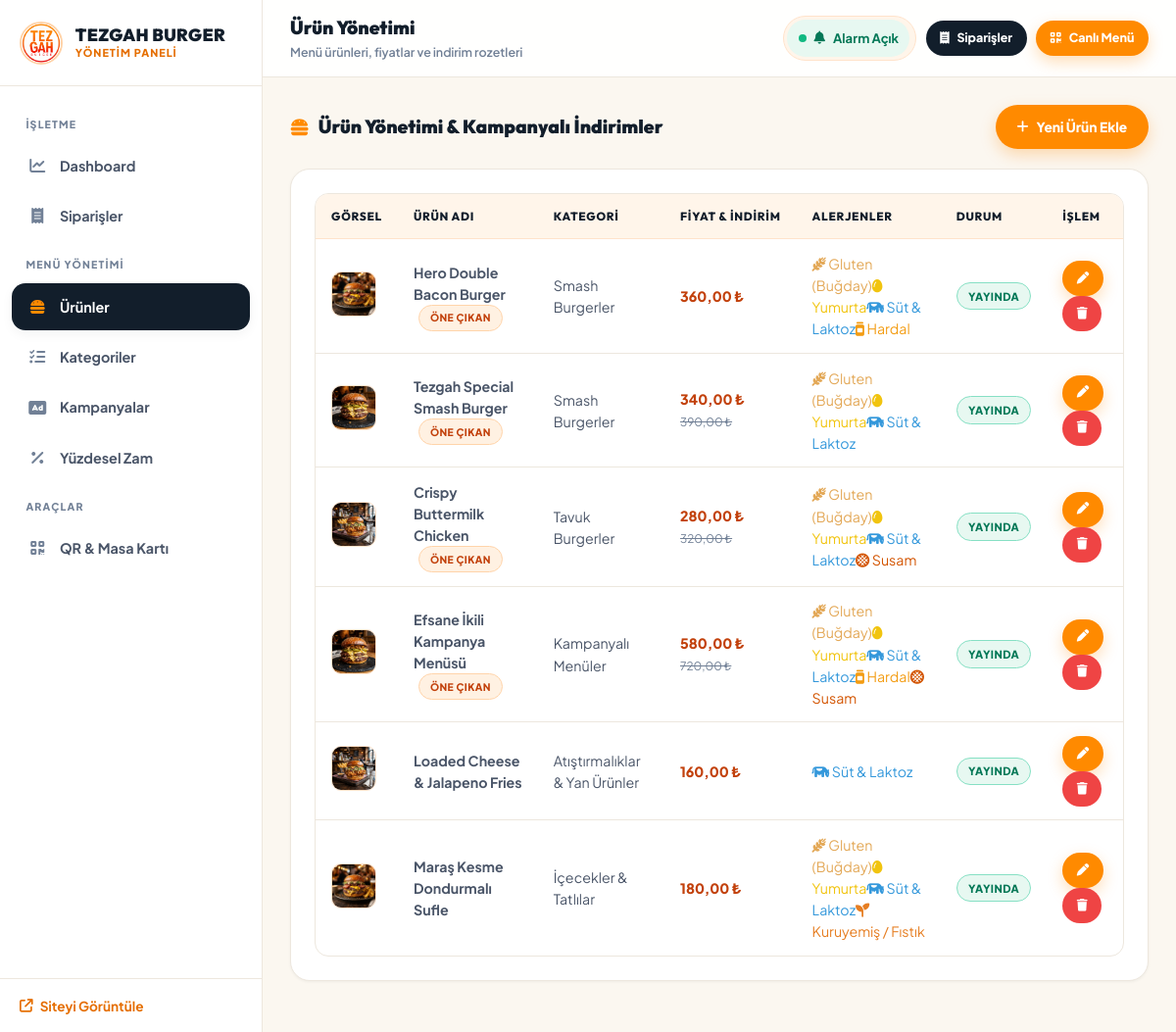
/admin/products.php, run on the app's committed database.
### tables this page shows
CREATE TABLE IF NOT EXISTS products (
    id INT AUTO_INCREMENT PRIMARY KEY,
    category_id INT NOT NULL,
    name VARCHAR(150) NOT NULL,
    slug VARCHAR(150) NOT NULL,
    description TEXT,
    price DECIMAL(10,2) NOT NULL,
    original_price DECIMAL(10,2) DEFAULT NULL,
    image VARCHAR(255) DEFAULT NULL,
    allergens VARCHAR(255) DEFAULT '',  
    spiciness TINYINT DEFAULT 0,  
    calories INT DEFAULT NULL,
    is_active TINYINT(1) DEFAULT 1,
    is_featured TINYINT(1) DEFAULT 0,
    created_at DATETIME DEFAULT CURRENT_TIMESTAMP,
    FOREIGN KEY (category_id) REFERENCES categories(id) ON DELETE CASCADE
);

CREATE TABLE IF NOT EXISTS categories (
    id INT AUTO_INCREMENT PRIMARY KEY,
    name VARCHAR(100) NOT NULL,
    slug VARCHAR(100) NOT NULL UNIQUE,
    icon VARCHAR(50) DEFAULT 'fa-burger',
    sort_order INT DEFAULT 0,
    is_active TINYINT(1) DEFAULT 1
);

### admin/products.php (the view, shortened to what this page needs)
<?php
require_once __DIR__ . '/inc/header.php';
$categories = getCategories(false);
$allergens_list = getAllergensList();
$action = isset($_GET['action']) ? $_GET['action'] : 'list';
$editing_product = null;
$products = getProducts(null, false);
?>
<div class="card-header-flex">
    <h2 class="card-title"><i class="fa-solid fa-burger"></i> Ürün Yönetimi & Kampanyalı İndirimler</h2>
    <?php if ($action === 'list'): ?>
        <a href="products.php?action=new" class="btn btn-primary"><i class="fa-solid fa-plus"></i> Yeni Ürün Ekle</a>
    <?php else: ?>
        <a href="products.php" class="btn btn-ghost"><i class="fa-solid fa-arrow-left"></i> Listeye Dön</a>
    <?php endif; ?>
</div>
<?php if ($action === 'new' || $action === 'edit'): ?>
    <div class="admin-card">
        <h3 style="font-family: var(--font-heading); margin-bottom: 1.25rem; color: var(--gold-accent);">
            <?= $editing_product ? 'Ürünü Düzenle' : 'Yeni Ürün Oluştur' ?>
        </h3>
        <form action="products.php" method="POST" enctype="multipart/form-data">
            <input type="hidden" name="id" value="<?= $editing_product['id'] ?? 0 ?>">
            <input type="hidden" name="existing_image" value="<?= htmlspecialchars($editing_product['image'] ?? 'assets/images/food/tezgah_hero_burger_1786727437034.jpg') ?>">
            <div class="form-grid">
                <div class="form-group">
                    <label class="form-label">Kategori *</label>
                    <select name="category_id" class="form-control" required>
                        <?php foreach ($categories as $cat): ?>
                            <option value="<?= $cat['id'] ?>" <?= ($editing_product['category_id'] ?? 0) == $cat['id'] ? 'selected' : '' ?>>
                                <?= htmlspecialchars($cat['name']) ?>
                            </option>
                        <?php endforeach; ?>
                    </select>
                </div>
                <div class="form-group">
                    <label class="form-label">Ürün Adı *</label>
                    <input type="text" name="name" class="form-control" value="<?= htmlspecialchars($editing_product['name'] ?? '') ?>" required placeholder="örn: Tezgah Special Double Smash Burger">
                </div>
                <div class="form-group">
                    <label class="form-label">Satış Fiyatı (₺) *</label>
                    <input type="number" step="0.01" name="price" class="form-control" value="<?= $editing_product['price'] ?? '' ?>" required placeholder="340.00">
                </div>
                <div class="form-group">
                    <label class="form-label">Önceki / İndirimsiz Fiyat (Üstü Çizili)</label>
                    <input type="number" step="0.01" name="original_price" class="form-control" value="<?= $editing_product['original_price'] ?? '' ?>" placeholder="400.00 (Opsiyonel)">
                </div>
                <div class="form-group">
                    <label class="form-label">Kampanya / Damping İndirim Rozeti</label>
                    <input type="text" name="discount_tag" class="form-control" value="<?= htmlspecialchars($editing_product['discount_tag'] ?? '') ?>" placeholder="örn: %15 DAMPİNG veya FIRSAT">
                </div>
            </div>
            <div class="form-group">
                <label class="form-label">Açıklama & İçindekiler</label>
                <textarea name="description" class="form-control" rows="3" placeholder="200gr Dana Kaburga, Karamelize Soğan, Cheddar..."><?= htmlspecialchars($editing_product['description'] ?? '') ?></textarea>
            </div>
            <div class="form-grid">
                <div class="form-group">
                    <label class="form-label">Ürün Görseli</label>
                    <input type="file" name="image" class="form-control" accept="image/*">
                </div>
                <div class="form-group">
                    <label class="form-label">Kalori (kcal)</label>
                    <input type="number" name="calories" class="form-control" value="<?= $editing_product['calories'] ?? '' ?>" placeholder="850">
                </div>
                <div class="form-group">
                    <label class="form-label">Acılık Seviyesi</label>
                    <select name="spiciness" class="form-control">
                        <option value="0" <?= ($editing_product['spiciness'] ?? 0) == 0 ? 'selected' : '' ?>>Tatlı / Acısız</option>
                        <option value="1" <?= ($editing_product['spiciness'] ?? 0) == 1 ? 'selected' : '' ?>>Hafif Acılı</option>
                        <option value="2" <?= ($editing_product['spiciness'] ?? 0) == 2 ? 'selected' : '' ?>>Orta Acılı</option>
                        <option value="3" <?= ($editing_product['spiciness'] ?? 0) == 3 ? 'selected' : '' ?>>Çok Acı (Jalapeno/Habanero)</option>
                    </select>
                </div>
            </div>
            <div class="form-group">
                <label class="form-label" style="color: var(--copper-primary);"><i class="fa-solid fa-triangle-exclamation"></i> Alerjen Uyarıları</label>
                <div class="check-grid">
                    <?php
                    $selected_allergens = explode(',', $editing_product['allergens'] ?? '');
                    foreach ($allergens_list as $key => $al):
                    ?>
                        <label class="check-row" style="font-size: 0.85rem;">
                            <input type="checkbox" name="allergens[]" value="<?= $key ?>" <?= in_array($key, $selected_allergens) ? 'checked' : '' ?>>
                            <i class="fa-solid <?= $al['icon'] ?>" style="color: <?= $al['color'] ?>;"></i> <?= $al['name'] ?>
                        </label>
                    <?php endforeach; ?>
                </div>
            </div>
            <div style="display: flex; gap: 1.5rem; margin-top: 1.5rem;">
                <label class="check-row">
                    <input type="checkbox" name="is_active" value="1" <?= ($editing_product['is_active'] ?? 1) == 1 ? 'checked' : '' ?>>
                    Yayında (Menüde Görünsün)
                </label>
                <label class="check-row">
                    <input type="checkbox" name="is_featured" value="1" <?= ($editing_product['is_featured'] ?? 0) == 1 ? 'checked' : '' ?>>
                    Öne Çıkarılan Ürün (Ana Sayfada Göster)
                </label>
            </div>
            <div style="margin-top: 1.5rem; display: flex; gap: 1rem;">
                <button type="submit" name="save_product" class="btn btn-primary"><i class="fa-solid fa-save"></i> Kaydet</button>
                <a href="products.php" class="btn btn-ghost">İptal</a>
            </div>
        </form>
    </div>
<?php else: ?>
    <div class="admin-card">
        <div class="table-responsive">
            <table class="admin-table">
                <thead>
                    <tr>
                        <th>Görsel</th>
                        <th>Ürün Adı</th>
                        <th>Kategori</th>
                        <th>Fiyat & İndirim</th>
                        <th>Alerjenler</th>
                        <th>Durum</th>
                        <th>İşlem</th>
                    </tr>
                </thead>
                <tbody>
                    <?php foreach ($products as $p): ?>
                        <tr>
                            <td>
                                <img src="../public/<?= htmlspecialchars($p['image'] ?: 'assets/images/food/tezgah_hero_burger_1786727437034.jpg') ?>" class="thumb-sm" alt="">
                            </td>
                            <td style="font-weight: 700;">
                                <?= htmlspecialchars($p['name']) ?>
                                <?php if ($p['is_featured']): ?>
                                    <span class="status-badge accent" style="font-size: 0.65rem; margin-left: 0.3rem;">ÖNE ÇIKAN</span>
                                <?php endif; ?>
                            </td>
                            <td><?= htmlspecialchars($p['category_name']) ?></td>
                            <td>
                                <span style="font-weight: 800; color: var(--gold-accent);"><?= formatPrice($p['price']) ?></span>
                                <?php if ($p['original_price']): ?>
                                    <br><small style="text-decoration: line-through; color: var(--text-muted);"><?= formatPrice($p['original_price']) ?></small>
                                <?php endif; ?>
                            </td>
                            <td><?= renderAllergenBadges($p['allergens']) ?></td>
                            <td>
                                <span class="status-badge <?= $p['is_active'] ? 'active' : 'inactive' ?>">
                                    <?= $p['is_active'] ? 'YAYINDA' : 'PASİF' ?>
                                </span>
                            </td>
                            <td>
                                <a href="products.php?action=edit&id=<?= $p['id'] ?>" class="btn btn-primary btn-sm"><i class="fa-solid fa-pen"></i></a>
                                <a href="products.php?action=delete&id=<?= $p['id'] ?>" onclick="return confirm('Bu ürünü silmek istediğinize emin misiniz?')" class="btn btn-danger btn-sm"><i class="fa-solid fa-trash"></i></a>
                            </td>
                        </tr>
                    <?php endforeach; ?>
                </tbody>
            </table>
        </div>
    </div>
<?php endif; ?>
<?php require_once __DIR__ . '/inc/footer.php'; ?>

### includes/functions.php (shortened to what this page needs)
<?php
function getAllergensList() {
    return [
        'gluten'  => ['name' => 'Gluten (Buğday)', 'icon' => 'fa-wheat-awn', 'color' => '#e3a857'],
        'egg'     => ['name' => 'Yumurta', 'icon' => 'fa-egg', 'color' => '#f1c40f'],
        'milk'    => ['name' => 'Süt & Laktoz', 'icon' => 'fa-cow', 'color' => '#3498db'],
        'nuts'    => ['name' => 'Kuruyemiş / Fıstık', 'icon' => 'fa-seedling', 'color' => '#e67e22'],
        'mustard' => ['name' => 'Hardal', 'icon' => 'fa-jar', 'color' => '#f39c12'],
        'sesame'  => ['name' => 'Susam', 'icon' => 'fa-stroopwafel', 'color' => '#d35400'],
        'fish'    => ['name' => 'Balık / Deniz Ürünleri', 'icon' => 'fa-fish', 'color' => '#2980b9'],
        'soy'     => ['name' => 'Soya', 'icon' => 'fa-leaf', 'color' => '#2ecc71']
    ];
}
function getProducts($category_id = null, $only_active = true) {
    $db = getDB();
    $sql = "SELECT p.*, c.name as category_name FROM products p JOIN categories c ON p.category_id = c.id ";
    $params = [];
    $sql .= " ORDER BY c.sort_order ASC, p.is_featured DESC, p.name ASC";
    $stmt = $db->prepare($sql);
    $stmt->execute($params);
    return $stmt->fetchAll();
}
    ob_start(); ?>
    <?php
function formatPrice($price) {
    return number_format(floatval($price), 2, ',', '.') . ' ₺';
}
function renderAllergenBadges($allergen_str) {
    $list = getAllergensList();
    $items = explode(',', $allergen_str);
    $html = '<div class="allergen-badges-list">';
    foreach ($items as $item) {
        $item = trim($item);
        if (isset($list[$item])) {
            $info = $list[$item];
            $html .= '<span class="allergen-badge" title="' . htmlspecialchars($info['name']) . '" style="border-color: ' . $info['color'] . '; color: ' . $info['color'] . ';">';
            $html .= '<i class="fa-solid ' . $info['icon'] . '"></i> ' . htmlspecialchars($info['name']);
            $html .= '</span>';
        }
    }
    $html .= '</div>';
    return $html;
}

### public/assets/css/admin.css (style rules this page uses)
:root { --bg-canvas: #FBF7F0; --bg-surface: #FFFFFF; --bg-card: #FFF5EA; --bg-card-hover: #FFEDE0; --bg-navy: #121E2B; --bg-navy-hover: #1A293B; --orange-primary: #FF8A00; --orange-hover: #E56E00; --orange-soft: #FFF1E2; --orange-border: #FFD4AA; --orange-glow: rgba(255, 138, 0, 0.28); --text-navy: #121E2B; --text-body: #4A5568; --text-muted: #718096; --border-subtle: #FFE3CB; --border-neutral: #EDE7DE; --success: #10B981; --success-soft: #E7F8F1; --warning: #F59E0B; --warning-soft: #FEF4E2; --danger: #EF4444; --danger-soft: #FDECEC; --info: #3B82F6; --info-soft: #EAF1FE; --purple: #8B5CF6; --purple-soft: #F1ECFE; --copper-primary: #FF8A00; --copper-hover: #E56E00; --gold-accent: #C2410C; --admin-border: #FFE3CB; --text-primary: #121E2B; --font-heading: 'Outfit', -apple-system, BlinkMacSystemFont, sans-serif; --font-body: 'Plus Jakarta Sans', -apple-system, BlinkMacSystemFont, sans-serif; --sidebar-width: 268px; --radius-pill: 9999px; --radius-curve: 20px; --radius-md: 14px; --radius-sm: 10px; --shadow-xs: 0 1px 3px rgba(18, 30, 43, 0.05); --shadow-sm: 0 4px 12px rgba(18, 30, 43, 0.05); --shadow-md: 0 10px 28px rgba(18, 30, 43, 0.08); --shadow-lg: 0 20px 45px rgba(18, 30, 43, 0.12); --transition: all 0.22s cubic-bezier(0.4, 0, 0.2, 1); }
*, *::before, *::after { margin: 0; padding: 0; box-sizing: border-box; }
body { font-family: var(--font-body); background-color: var(--bg-canvas); color: var(--text-body); line-height: 1.55; min-height: 100vh; -webkit-font-smoothing: antialiased; }
a { color: inherit; text-decoration: none; }
.admin-card { background: var(--bg-surface); border: 1.5px solid var(--border-neutral); border-radius: var(--radius-curve); padding: 1.5rem; margin-bottom: 1.5rem; box-shadow: var(--shadow-xs); transition: var(--transition); position: relative; }
.card-header-flex { display: flex; align-items: center; justify-content: space-between; margin-bottom: 1.25rem; flex-wrap: wrap; gap: 0.9rem; }
.card-title { font-family: var(--font-heading); font-size: 1.2rem; font-weight: 900; color: var(--text-navy); display: flex; align-items: center; gap: 0.6rem; }
.card-title i { color: var(--orange-primary); }
.btn { padding: 0.68rem 1.3rem; border-radius: var(--radius-pill); font-family: var(--font-body); font-weight: 800; font-size: 0.86rem; cursor: pointer; border: 1.5px solid transparent; display: inline-flex; align-items: center; justify-content: center; gap: 0.5rem; transition: var(--transition); white-space: nowrap; min-height: 44px; }
.btn-primary { background: var(--orange-primary); color: #FFFFFF; box-shadow: 0 6px 16px var(--orange-glow); }
.btn-danger { background: var(--danger); color: #FFFFFF; }
.btn-sm { padding: 0.4rem 0.85rem; font-size: 0.78rem; min-height: 36px; }
.table-responsive { overflow-x: auto; width: 100%; border-radius: var(--radius-md); border: 1.5px solid var(--border-neutral); }
.admin-table { width: 100%; border-collapse: collapse; text-align: left; min-width: 620px; }
.admin-table th { background: var(--bg-card); padding: 0.85rem 1rem; font-family: var(--font-heading); font-size: 0.74rem; font-weight: 800; text-transform: uppercase; color: var(--text-navy); letter-spacing: 0.7px; border-bottom: 1.5px solid var(--border-subtle); white-space: nowrap; }
.admin-table td { padding: 0.85rem 1rem; border-bottom: 1px solid var(--border-neutral); font-size: 0.89rem; color: var(--text-body); vertical-align: middle; }
.admin-table tbody tr:last-child td { border-bottom: none; }
.thumb-sm { width: 46px; height: 46px; object-fit: cover; border-radius: var(--radius-sm); border: 1.5px solid var(--border-subtle); }
.status-badge { padding: 0.28rem 0.7rem; border-radius: var(--radius-pill); font-size: 0.7rem; font-weight: 800; letter-spacing: 0.4px; display: inline-flex; align-items: center; gap: 0.3rem; border: 1.5px solid; white-space: nowrap; }
.status-badge.active { background: var(--success-soft); color: #047857; border-color: #86E0C4; }
.status-badge.accent { background: var(--orange-soft); color: #C2410C; border-color: var(--orange-border); }

### data on the page
products: image (picture), name "Hero Double Bacon Burger", is_featured "ÖNE ÇIKAN", category.name "Smash Burgerler", price "360,00 ₺", allergens "Gluten (Buğday)", allergens "Yumurta", allergens "Süt & Laktoz", allergens "Hardal", is_active "YAYINDA"
products: image (picture), name "Tezgah Special Smash Burger", is_featured "ÖNE ÇIKAN", category.name "Smash Burgerler", price "340,00 ₺", original_price "390,00 ₺", allergens "Gluten (Buğday)", allergens "Yumurta", allergens "Süt & Laktoz", is_active "YAYINDA"
products: image (picture), name "Crispy Buttermilk Chicken", is_featured "ÖNE ÇIKAN", category.name "Tavuk Burgerler", price "280,00 ₺", original_price "320,00 ₺", allergens "Gluten (Buğday)", allergens "Yumurta", allergens "Süt & Laktoz", allergens "Susam", is_active "YAYINDA"
products: image (picture), name "Efsane İkili Kampanya Menüsü", is_featured "ÖNE ÇIKAN", category.name "Kampanyalı Menüler", price "580,00 ₺", original_price "720,00 ₺", allergens "Gluten (Buğday)", allergens "Yumurta", allergens "Süt & Laktoz", allergens "Hardal", allergens "Susam", is_active "YAYINDA"
products: image (picture), name "Loaded Cheese & Jalapeno Fries", category.name "Atıştırmalıklar & Yan Ürünler", price "160,00 ₺", allergens "Süt & Laktoz", is_active "YAYINDA"
products: image (picture), name "Maraş Kesme Dondurmalı Sufle", category.name "İçecekler & Tatlılar", price "180,00 ₺", allergens "Gluten (Buğday)", allergens "Yumurta", allergens "Süt & Laktoz", allergens "Kuruyemiş / Fıstık", is_active "YAYINDA"

### other printed values
$group_label "İŞLETME"
$item['label'] "Dashboard"
$item['label'] "Siparişler"
$group_label "MENÜ YÖNETİMİ"
$item['label'] "Ürünler"
$item['label'] "Kategoriler"
$item['label'] "Kampanyalar"
$item['label'] "Yüzdesel Zam"
$group_label "ARAÇLAR"
$item['label'] "QR & Masa Kartı"
$page_title "Ürün Yönetimi"
$page_subtitle "Menü ürünleri, fiyatlar ve indirim rozetleri"
